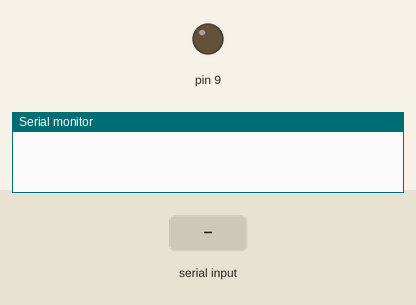
Simulated run of this sketch. Board: Arduino Uno, built with avr-gcc and run on an emulated ATmega328P. On the bench: output pins drawn as LEDs (lit = HIGH), the last lines printed to the serial monitor. The test bench sets the inputs (shaded band). Pins used as bus, display or sensor lines are not drawn.

Above: at 1.2 s.
1.3 s: "90,45\n" received over Serial
At 2.4 s:
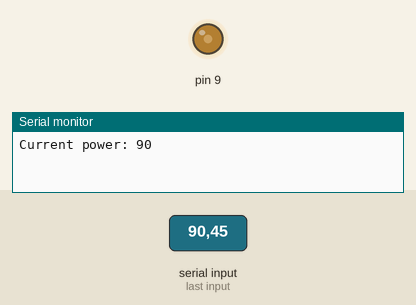
4.3 s: "200\n" received over Serial
At 6.7 s:
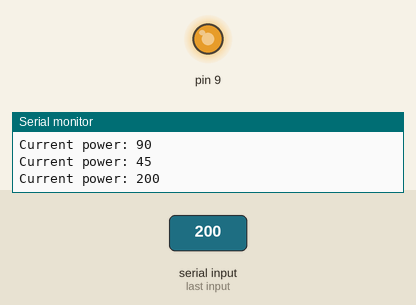
7.3 s: "30,150\n" received over Serial
At 10.2 s:
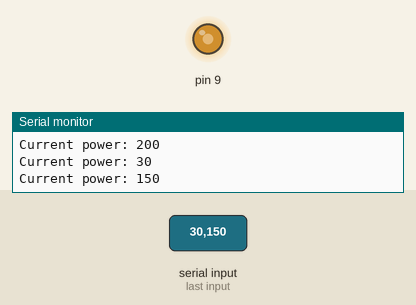
10.3 s: "90\n" received over Serial
At 12.5 s:
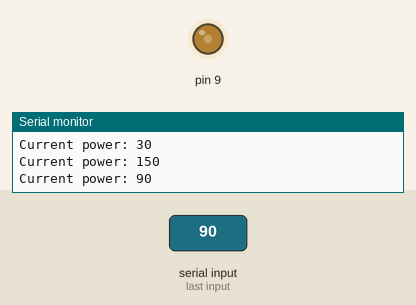
Timing chart, 0 to 16.5 s (numbered marks = the images above; inputs shaded):
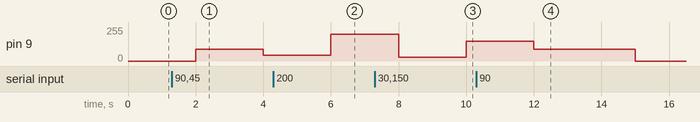

The sketch:

AVRGCC_MotorControl.ino
```cpp
uint16_t motor_power = 0;

void GPIO_Init() {
  DDRB |= (1 << DDB1);                      // 아두이노 9번(PB1/OC1A) 출력 선언
  DDRD |= (1 << DDD6) | (1 << DDD7);        // 아두이노 6번(PD6), 7번(PD7) 출력 선언
}
void PWM_Init() {
  TCCR1B &= ~(1 << WGM13);
  TCCR1B |= (1 << WGM12);
  TCCR1A &= ~(1 << WGM11);
  TCCR1A |= (1 << WGM10);                   // 8-bit Fast PWM mode

  TCCR1A |= (1 << COM1A1);
  TCCR1A &= ~(1 << COM1A0);                 // Clear OC1A on Compare Match

  TCCR1B &= ~(1 << CS12);
  TCCR1B |= (1 << CS11);
  TCCR1B |= (1 << CS10);                    // prescaler: clk/64

  TCNT1 = 0;
}
void forward() {
  PORTD |= (1 << PORTD6);
  PORTD &= (1 << PORTD7);
}
void backward() {
  PORTD |= (1 << PORTD7);
  PORTD &= (1 << PORTD6);
}
void setup() {
  // put your setup code here, to run once:
  GPIO_Init();
  PWM_Init();
  Serial.begin(115200);
}

void loop() {
  // put your main code here, to run repeatedly:
  if (Serial.available()) {
    motor_power = Serial.parseInt();                  // Serial에서 받은 값을 int형으로 전달 (0 ~ 255)
    if (motor_power > 255)
      OCR1A = 255;
    else if (motor_power < 0)
      OCR1A = 0;
    else
      OCR1A = motor_power;
    Serial.print("Current power: ");
    Serial.println(motor_power);                     // 현재 OCR1A 값을 띄움
  }
  forward();                                          // 1초 동안 정방향 회전
  delay(1000);
  backward();                                         // 1초 동안 역방향 회전
  delay(1000);
}
```

Measured:
- after the input at 1.3 s, pin 9: 0/255 → 90/255 after 0.70 s, → 45/255 2.0 s later
- after the input at 4.3 s, pin 9: 45/255 → 200/255 after 1.7 s
- after the input at 7.3 s, pin 9: 200/255 → 30/255 after 0.70 s, → 150/255 2.0 s later
- after the input at 10.3 s, pin 9: 150/255 → 90/255 after 1.7 s, → 0/255 3.0 s later
